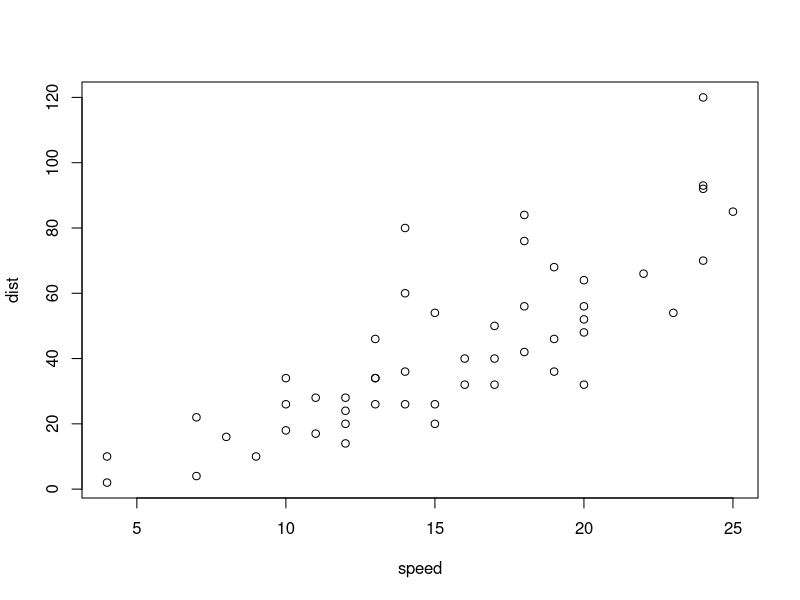
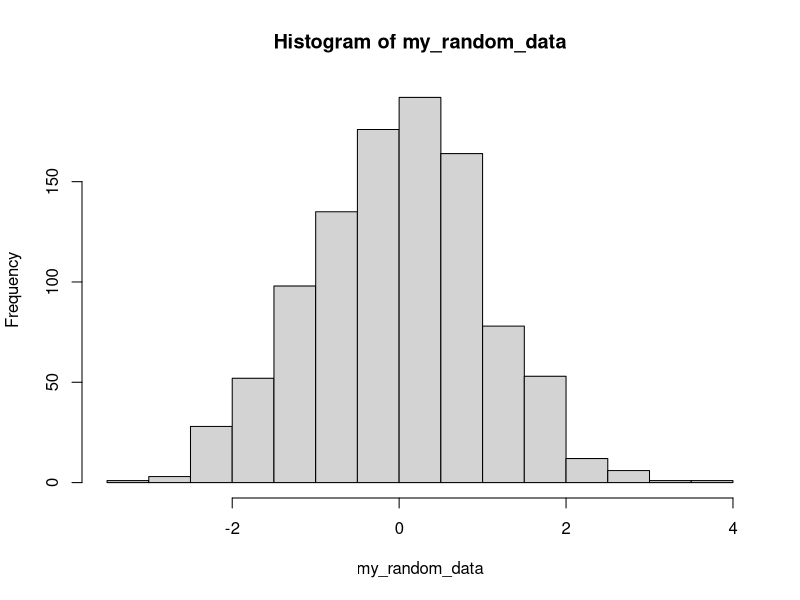

These figures' R source, in order:
## ---- chunk 1
summary(cars)
## ---- chunk 2
plot(cars)
## ---- chunk 3
number_of_samples <- 1000
my_random_data <- rnorm(n = number_of_samples, mean = 0, sd = 1)
hist(my_random_data)
